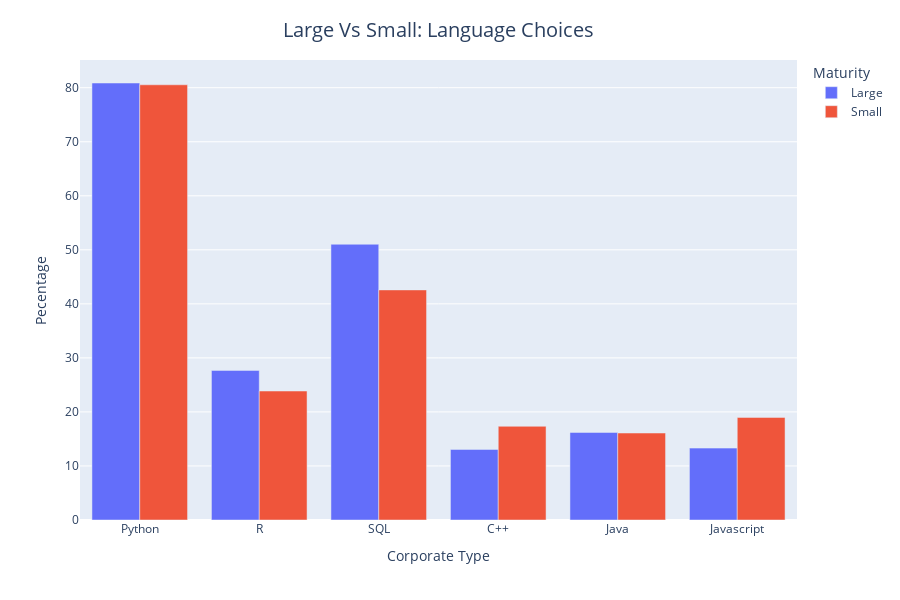

Here is the notebook cell this chart was saved with:
### Markdown cell above
**Language Choice**
Python is the leader of the pack everywhere. R and SQL is more popular in large firms but Javascript and C++ are slightly more popular in small firms. This could also mean Small firms may tend to work more on Edge devices compared to large firms.

### Code cell
questions = df.columns

def compare_multiple(column):
    qtemp = [question for question in questions if column in question]

    # Creating labels for plot
    column_values = []
    for qn in qtemp:
        for value in df[qn].unique():
             column_values.append(value)

    column_values  = [str.strip(column_value) for column_value  in column_values  if str(column_value)!='nan']
   
    
    df_big=df[df['corp_type']=='big']
    
    big_lang = (df_big.shape[0] - df_big[qtemp].isnull().sum()) / df_big.shape[0]*100
    big_lang.index = column_values

    df_small=df[df['corp_type']=='small']
    small_lang = (df_small.shape[0] - df_small[qtemp].isnull().sum()) / df_small.shape[0]*100
    small_lang.index = column_values
    df_summary=big_lang.to_frame(name = 'Large').join(small_lang.to_frame(name = 'Small'))
    df_summary=df_summary[(df_summary['Large']>=15) | (df_summary['Small']>=15)]
    
    df_summary.reset_index(inplace=True)
    df_summary.columns=[column,'Large','Small']
    df_summary =pd.melt(df_summary ,id_vars=column, value_name='percent')
    return df_summary

df_lang=compare_multiple('Q7')

fig = px.bar(df_lang, x="Q7", y="percent", color="variable" , barmode='group',
    width = 900,
    height = 600)

fig.update_layout(legend_title_text = "Maturity")
fig.update_xaxes(title_text="Corporate Type")
fig.update_yaxes(title_text="Pecentage")

large_title_format = "<span style='font-size:20px; '>Large Vs Small: Language Choices</span>"

fig.add_annotation(dict(
                            x= 0.5,
                            y=1.1,
                            showarrow=False,
                            text= large_title_format + "<br><br>" ,
                            textangle=0,
                            xref="paper",
                            yref="paper"
                           ))
fig.show()

### Figure 1 — Plotly figure (JSON) as saved in the notebook; plotly's stock layout.template omitted (floating-point values rounded to 4 significant figures)
{"data": [{"alignmentgroup": "True", "hovertemplate": "variable=Large<br>Q7=%{x}<br>percent=%{y}<extra></extra>", "legendgroup": "Large", "marker": {"color": "#636efa", "pattern": {"shape": ""}}, "name": "Large", "offsetgroup": "Large", "orientation": "v", "showlegend": true, "textposition": "auto", "type": "bar", "x": ["Python", "R", "SQL", "C++", "Java", "Javascript"], "xaxis": "x", "y": [80.87, 27.68, 51.03, 13.06, 16.2, 13.3], "yaxis": "y"}, {"alignmentgroup": "True", "hovertemplate": "variable=Small<br>Q7=%{x}<br>percent=%{y}<extra></extra>", "legendgroup": "Small", "marker": {"color": "#EF553B", "pattern": {"shape": ""}}, "name": "Small", "offsetgroup": "Small", "orientation": "v", "showlegend": true, "textposition": "auto", "type": "bar", "x": ["Python", "R", "SQL", "C++", "Java", "Javascript"], "xaxis": "x", "y": [80.54, 23.87, 42.58, 17.34, 16.1, 18.99], "yaxis": "y"}], "layout": {"annotations": [{"showarrow": false, "text": "<span style='font-size:20px; '>Large Vs Small: Language Choices</span><br><br>", "textangle": 0, "x": 0.5, "xref": "paper", "y": 1.1, "yref": "paper"}], "barmode": "group", "height": 600, "legend": {"title": {"text": "Maturity"}, "tracegroupgap": 0}, "margin": {"t": 60}, "width": 900, "xaxis": {"anchor": "y", "domain": [0, 1], "title": {"text": "Corporate Type"}}, "yaxis": {"anchor": "x", "domain": [0, 1], "title": {"text": "Pecentage"}}}}
